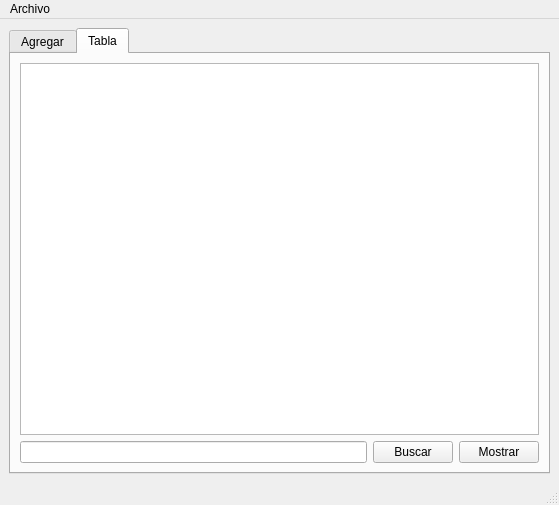
<?xml version="1.0" encoding="UTF-8"?>
<ui version="4.0">
 <class>MainWindow</class>
 <widget class="QMainWindow" name="MainWindow">
  <property name="geometry">
   <rect>
    <x>0</x>
    <y>0</y>
    <width>559</width>
    <height>505</height>
   </rect>
  </property>
  <property name="windowTitle">
   <string>MainWindow</string>
  </property>
  <widget class="QWidget" name="centralwidget">
   <layout class="QGridLayout" name="gridLayout_2">
    <item row="0" column="0">
     <widget class="QTabWidget" name="tabWidget">
      <property name="currentIndex">
       <number>1</number>
      </property>
      <widget class="QWidget" name="tab">
       <attribute name="title">
        <string>Agregar</string>
       </attribute>
       <layout class="QGridLayout" name="gridLayout_3">
        <item row="2" column="0">
         <widget class="QPushButton" name="pushButton_3">
          <property name="text">
           <string>Imprimir</string>
          </property>
         </widget>
        </item>
        <item row="0" column="2" rowspan="3">
         <widget class="QPlainTextEdit" name="plainTextEdit"/>
        </item>
        <item row="0" column="0" colspan="2">
         <widget class="QGroupBox" name="groupBox">
          <property name="title">
           <string>Editor de particulas</string>
          </property>
          <layout class="QGridLayout" name="gridLayout_4">
           <item row="0" column="0">
            <widget class="QLabel" name="label">
             <property name="text">
              <string>ID:</string>
             </property>
            </widget>
           </item>
           <item row="0" column="1">
            <widget class="QSpinBox" name="spinBox"/>
           </item>
           <item row="1" column="0">
            <widget class="QLabel" name="label_2">
             <property name="text">
              <string>Origen X</string>
             </property>
            </widget>
           </item>
           <item row="1" column="1">
            <widget class="QSpinBox" name="spinBox_2"/>
           </item>
           <item row="2" column="0">
            <widget class="QLabel" name="label_3">
             <property name="text">
              <string>Origen Y</string>
             </property>
            </widget>
           </item>
           <item row="2" column="1">
            <widget class="QSpinBox" name="spinBox_3"/>
           </item>
           <item row="3" column="0">
            <widget class="QLabel" name="label_4">
             <property name="text">
              <string>Destino X</string>
             </property>
            </widget>
           </item>
           <item row="3" column="1">
            <widget class="QSpinBox" name="spinBox_4"/>
           </item>
           <item row="4" column="0">
            <widget class="QLabel" name="label_5">
             <property name="text">
              <string>Destino Y</string>
             </property>
            </widget>
           </item>
           <item row="4" column="1">
            <widget class="QSpinBox" name="spinBox_5"/>
           </item>
           <item row="5" column="0">
            <widget class="QLabel" name="label_6">
             <property name="text">
              <string>Velocidad</string>
             </property>
            </widget>
           </item>
           <item row="5" column="1">
            <widget class="QSpinBox" name="spinBox_6"/>
           </item>
           <item row="6" column="0">
            <widget class="QLabel" name="label_7">
             <property name="text">
              <string>Rojo</string>
             </property>
            </widget>
           </item>
           <item row="6" column="1">
            <widget class="QSpinBox" name="spinBox_7"/>
           </item>
           <item row="7" column="0">
            <widget class="QLabel" name="label_8">
             <property name="text">
              <string>Verde</string>
             </property>
            </widget>
           </item>
           <item row="7" column="1">
            <widget class="QSpinBox" name="spinBox_8"/>
           </item>
           <item row="8" column="0">
            <widget class="QLabel" name="label_9">
             <property name="text">
              <string>Azul</string>
             </property>
            </widget>
           </item>
           <item row="8" column="1">
            <widget class="QSpinBox" name="spinBox_9"/>
           </item>
          </layout>
         </widget>
        </item>
        <item row="1" column="1">
         <widget class="QPushButton" name="pushButton">
          <property name="text">
           <string>Insertar al final</string>
          </property>
         </widget>
        </item>
        <item row="1" column="0">
         <widget class="QPushButton" name="pushButton_2">
          <property name="text">
           <string>Insertar al Inicio</string>
          </property>
         </widget>
        </item>
       </layout>
      </widget>
      <widget class="QWidget" name="tab_2">
       <attribute name="title">
        <string>Tabla</string>
       </attribute>
       <layout class="QGridLayout" name="gridLayout">
        <item row="0" column="0" colspan="3">
         <widget class="QTableWidget" name="tabla"/>
        </item>
        <item row="1" column="0">
         <widget class="QLineEdit" name="buscar_lineEdit"/>
        </item>
        <item row="1" column="1">
         <widget class="QPushButton" name="buscar_pushButton">
          <property name="text">
           <string>Buscar</string>
          </property>
         </widget>
        </item>
        <item row="1" column="2">
         <widget class="QPushButton" name="mostrarTabla_pushButton">
          <property name="text">
           <string>Mostrar</string>
          </property>
         </widget>
        </item>
       </layout>
      </widget>
     </widget>
    </item>
   </layout>
  </widget>
  <widget class="QMenuBar" name="menubar">
   <property name="geometry">
    <rect>
     <x>0</x>
     <y>0</y>
     <width>559</width>
     <height>22</height>
    </rect>
   </property>
   <widget class="QMenu" name="menuArchivo">
    <property name="title">
     <string>Archivo</string>
    </property>
    <addaction name="actionAbrir"/>
    <addaction name="actionGuardar"/>
   </widget>
   <addaction name="menuArchivo"/>
  </widget>
  <widget class="QStatusBar" name="statusbar"/>
  <action name="actionAbrir">
   <property name="text">
    <string>Abrir</string>
   </property>
   <property name="shortcut">
    <string>Ctrl+O</string>
   </property>
  </action>
  <action name="actionGuardar">
   <property name="text">
    <string>Guardar</string>
   </property>
   <property name="shortcut">
    <string>Ctrl+S</string>
   </property>
  </action>
 </widget>
 <resources/>
 <connections/>
</ui>
